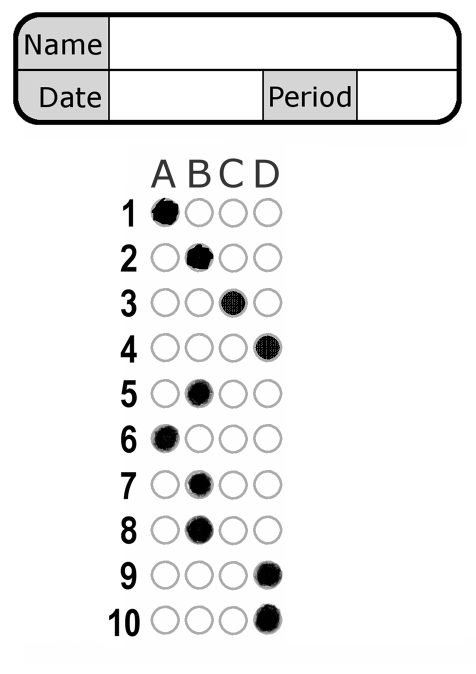
#> input picture screens/omrSheet2F.png, 952 x 1348 px (shown at 1/2 size)
$ jupyter execute OMRSheet.ipynb
#> lines starting #> are read from the running program, lines starting #| are printed output that depends on the picture; after the words box and inside, x2 and y2 are one past the last pixel; in counts of white or black regions, pixels touching at a corner belong together
# OMR SHEET Evauation

[cell 1]
import cv2
import numpy as np

# Load image as greyscale
image = cv2.imread('screens/omrSheet2F.png',0)
#> image is the input picture: shape (1348, 952); min 0, max 255, mean 238.4
# Load image orginal
imageOrginal = cv2.imread('screens/omrSheet2F.png')

#show image
cv2.imshow('Original (GrayScale)', image)
#wait till any key press
cv2.waitKey(0)
#close all image screen
cv2.destroyAllWindows()

[cell 2]
# Scale image if required
'''
image = cv2.resize(image, None, fx=2, fy=2, interpolation = cv2.INTER_CUBIC)
imageOrginal = cv2.resize(imageOrginal, None, fx=2, fy=2, interpolation = cv2.INTER_CUBIC)

cv2.imshow('Scaling (Interpolation)', image)
cv2.waitKey(0)
cv2.destroyAllWindows()
'''

[cell 3]
# GaussianBlur to remove image
blur = cv2.GaussianBlur(image.copy(), (5,5), 0)
cv2.imshow('Gaussian Blurring', blur)
cv2.waitKey(0)
cv2.destroyAllWindows()

[cell 4]
# Values below 225 goes to 0 (black), everything above goes to 255 (white)
ret,thresh = cv2.threshold(blur, 225, 255, cv2.THRESH_BINARY)
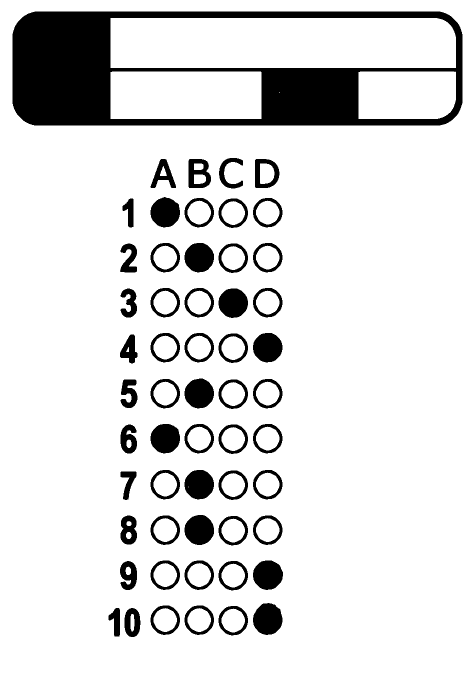
#> thresh: shape (1348, 952) (shown at 1/2 size); 87.2% white; 56 black regions, largest, box (x1, y1, x2, y2) and area: (25, 23, 925, 251) 87296, (506, 1206, 565, 1270) 2919, (369, 1030, 428, 1090) 2771
cv2.imshow('Threshold Binary', thresh)
cv2.waitKey(0)
cv2.destroyAllWindows()

[cell 5]
# Canny Edge Detection
edged = cv2.Canny(blur, 75, 200)
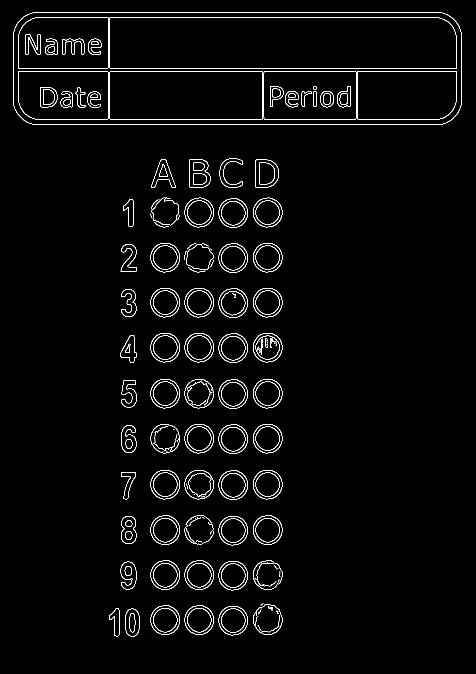
#> edged: shape (1348, 952) (shown at 1/2 size); 2.3% white in thin lines or dots, all inside (x1, y1, x2, y2) = (26, 24, 924, 1273)
cv2.imshow('Canny', edged)
cv2.waitKey(0)
cv2.destroyAllWindows()

[cell 6]
# This will find out the OMR as a whole
# Find contours and print how many were found
contours, hierarchy = cv2.findContours(thresh.copy(), cv2.RETR_EXTERNAL, cv2.CHAIN_APPROX_NONE)
#> contours = 1 contour; box (x1, y1, x2, y2) and area: (0, 0, 952, 1348) 1280997
print ("Number of contours = ", len(contours))
#| Number of contours =  1

contours = sorted(contours, key=cv2.contourArea, reverse=True)

[cell 7]
img = imageOrginal.copy()
sheetContour = None

#finding Rectangular Contour(Rectangular Sheet OMR)
for cnt in contours:

    # Get approximate polygons
    approx = cv2.approxPolyDP(cnt, 0.02*cv2.arcLength(cnt,True),True)

    if len(approx) == 4:    #if 4 dimentions means it will be rectangle
        sheetContour = cnt
        # determine the most extreme points along the contour
        extTopLeft  = (approx[0][0][0], approx[0][0][1])
        extBotLeft  = (approx[1][0][0], approx[1][0][1])
        extBotRight = (approx[2][0][0], approx[2][0][1])
        extTopRight = (approx[3][0][0], approx[3][0][1])
        break
#> this loop made 1 pass
#> (extTopLeft, extBotLeft, extBotRight, extTopRight) on pass 1: ((0, 0), (0, 1347), (951, 1347), (951, 0))

[cell 8]
# draw the outline of the object, then draw each of the
# extreme points
cv2.drawContours(img, [sheetContour], -1, (0, 255, 255), 2)
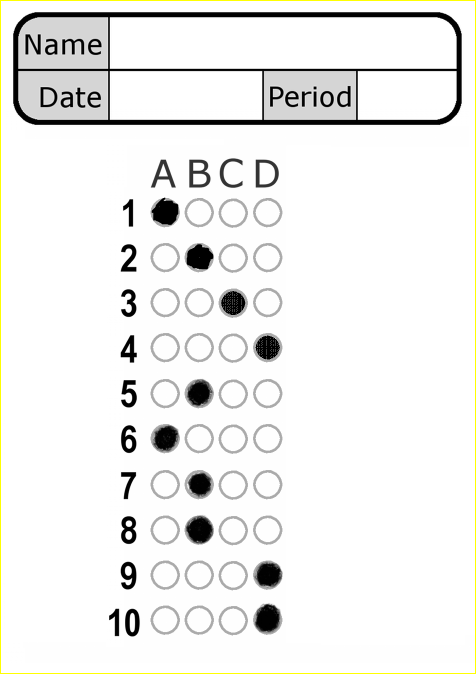
#> img: shape (1348, 952, 3) (shown at 1/2 size); 0.72% of pixels changed, all inside (x1, y1, x2, y2) = (0, 0, 952, 1348)
cv2.circle(img, extTopLeft, 20, (120, 120, 255), -1)
#> img: shape (1348, 952, 3); 0.03% of pixels changed, all inside (x1, y1, x2, y2) = (0, 0, 21, 21)
cv2.circle(img, extBotLeft,20, (65, 255, 120), -1)
#> img: shape (1348, 952, 3); mean B, G, R 236.5, 238.3, 238.3
cv2.circle(img, extBotRight, 20, (255, 90, 180), -1)
#> img: shape (1348, 952, 3); mean B, G, R 236.5, 238.3, 238.3
cv2.circle(img, extTopRight, 20, (255, 255, 0), -1)
#> img: shape (1348, 952, 3); mean B, G, R 236.5, 238.3, 238.2

# show the output image
cv2.imshow("Rectangular Contour(Rectangular Sheet OMR)", img)
cv2.waitKey(0)
cv2.destroyAllWindows()

#extTopLeft, extTopRight, extBotLeft, extBotRight
#extTopLeft, extBotLeft, extBotRight, extTopRight

[cell 9]
cv2.imshow('Original', image)
cv2.waitKey(0)

# Cordinates of the 4 corners of the original image
points_A = np.float32([extTopLeft, extTopRight, extBotLeft, extBotRight])
#> points_A = [[0, 0], [951, 0], [0, 1347], [951, 1347]]

# Cordinates of the 4 corners of the desired output
points_B = np.float32([[0,0], [420,0], [0,594], [420,594]])

# compute the Perspective Transformation matrix
matrix = cv2.getPerspectiveTransform(points_A, points_B)
#> matrix = [[0.442, 0, 0], [0, 0.441, 0], [0, 0, 1]]
warpedOrginal = cv2.warpPerspective(imageOrginal, matrix, (420,594))
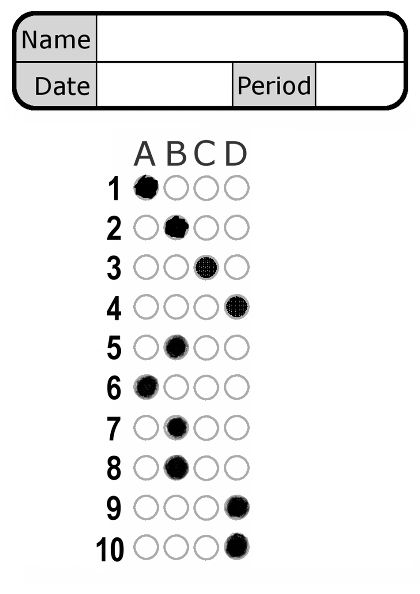
#> warpedOrginal: shape (594, 420, 3); min 0, max 255, mean 238.3
warped = cv2.warpPerspective(image, matrix, (420,594))

cv2.imshow('warpPerspective', warpedOrginal)
cv2.waitKey(0)
cv2.destroyAllWindows()

[cell 10]
# Use erosion if required
'''# Let's define our kernel size
kernel = np.ones((5,5), np.uint8)

# Now we erode
erosion = cv2.erode(warped.copy(), kernel, iterations = 1)
cv2.imshow('Erosion', erosion)
cv2.waitKey(0)
'''
# if not using erosion then just copy above value
erosion = warped.copy()

#use second argument as per requirement or accoring to document B/w ratio
_,warpedThresh = cv2.threshold(erosion.copy(), 250, 255,cv2.THRESH_BINARY_INV )
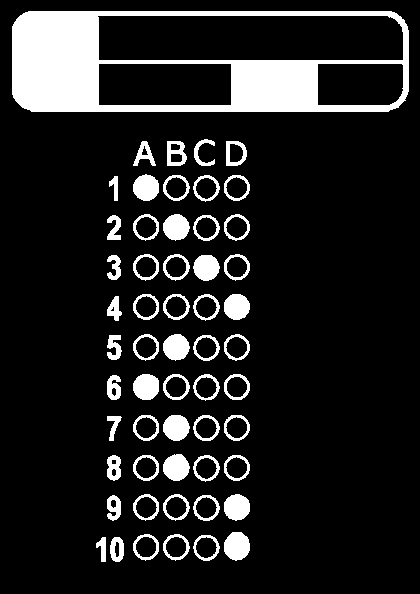
#> warpedThresh: shape (594, 420); 13.2% white; 56 white regions, largest, box (x1, y1, x2, y2) and area: (12, 11, 409, 112) 17502, (224, 532, 250, 561) 590, (163, 454, 190, 481) 555
cv2.imshow('Threshold Binary', warpedThresh)
cv2.waitKey(0)
cv2.destroyAllWindows()

# Canny Edge Detection
warpedEdged = cv2.Canny(warpedThresh.copy(), 75, 200)
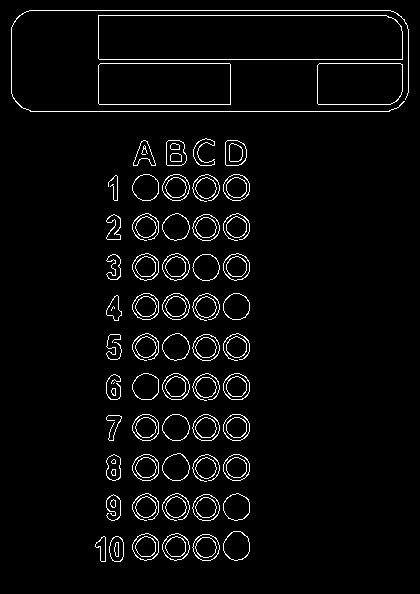
#> warpedEdged: shape (594, 420); 3.7% white in thin lines or dots, all inside (x1, y1, x2, y2) = (11, 10, 409, 562)
cv2.imshow('Canny', warpedEdged)
cv2.waitKey(0)

cv2.destroyAllWindows()

[cell 11]
# Find contours inside the sheet (Only Focus on circular once with perticular diameter)

contours, hierarchy = cv2.findContours(warpedEdged.copy(), cv2.RETR_EXTERNAL, cv2.CHAIN_APPROX_NONE)
#> contours = 72 contours, 16 with area under 20; largest, box (x1, y1, x2, y2) and area: (98, 15, 403, 60) 13294, (98, 63, 231, 105) 5409, (317, 63, 403, 105) 3426, (223, 531, 250, 561) 596, (162, 453, 190, 481) 559
print ("Total Number of contours = ", len(contours))
#| Total Number of contours =  72


circularCnts = []
for c in contours:
    (x, y, w, h) = cv2.boundingRect(c)
    ar = w / float(h)
    # in order to label the contour as a bubble, region
    # should be sufficiently wide, sufficiently tall, and
    # have an aspect ratio approximately equal to 1
    if w >= 25 and h >= 25 and ar >= 0.8 and ar <= 1.2:
        circularCnts.append(c)
#> this loop made 72 passes
#> (x, y, w, h, ar) on passes 1 to 12: (109, 536, 15, 26, 0.577), (95, 536, 11, 26, 0.423), (192, 534, 28, 27, 1.04), (162, 533, 28, 28, 1), (132, 533, 27, 28, 0.964), (223, 531, 27, 30, 0.9), (110, 499, 6, 9, 0.667), (165, 496, 22, 22, 1), (135, 496, 22, 22, 1), (192, 494, 28, 27, 1.04), (106, 494, 15, 27, 0.556), (223, 493, 27, 28, 0.964)
#> (c, x, y, w, h, ar) on pass 27: ([[114, 382], [113, 383]], 113, 382, 2, 2, 1)
#> after the loop, circularCnts = 40 contours, 10 with area under 20; largest, box (x1, y1, x2, y2) and area: (223, 531, 250, 561) 596, (162, 453, 190, 481) 559, (162, 333, 190, 361) 553, (162, 253, 190, 281) 553, (132, 373, 159, 400) 552

print ("Circular contours = ", len(circularCnts))
#| Circular contours =  40


target = warped.copy();
for c in circularCnts:
    cv2.drawContours(target, [c], -1, (0,255,255), 3)
#> this loop made 40 passes
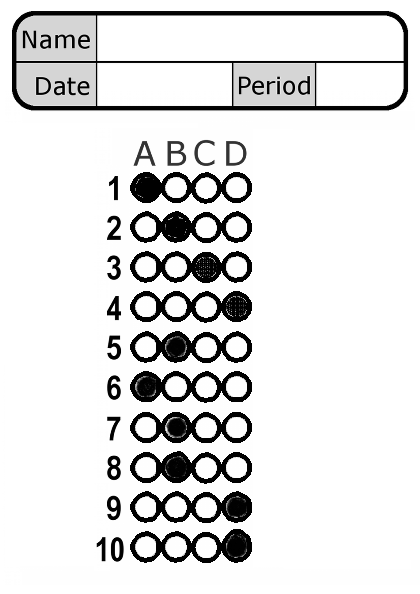
#> target: shape (594, 420); min 0, max 255, mean 225.1

cv2.imshow('circular Contours', target)
cv2.waitKey()
cv2.destroyAllWindows()

[cell 12]
def x_cord_contour(contours):
    #Returns the X cordinate for the contour centroid
    M = cv2.moments(contours)
    return (int(M['m10']/M['m00']))

def y_cord_contour(contours):
    #Returns the Y cordinate for the contour centroid
    M = cv2.moments(contours)
#> M = moments, m00 545, centre m10/m00, m01/m00 = (205.8, 547.1)
    return (int(M['m01']/M['m00']))


# To sort question wise, use y as key first and then
# sort n(no of options) bubble at a time using x as key

contours_top_to_bottom = sorted(circularCnts, key = y_cord_contour, reverse = False)
#> contours_top_to_bottom = 40 contours, 10 with area under 20; largest, box (x1, y1, x2, y2) and area: (223, 531, 250, 561) 596, (162, 453, 190, 481) 559, (162, 253, 190, 281) 553, (162, 333, 190, 361) 553, (132, 373, 159, 400) 552

[cell 13]
Quiz = warpedOrginal.copy()
ANSWER_KEY = {0: 1, 1: 2, 2: 0, 3: 3, 4: 1, 5: 1, 6: 2, 7: 0, 8: 3, 9: 1}

[cell 14]
correct = 0
# each question has 4 possible answers, to loop over the
# question in batches of 4
for (q, i) in enumerate(np.arange(0, len(contours_top_to_bottom), 4)):
    # sort the contours for the current question from
    # left to right, then initialize the index of the bubbled answer

    cnts = sorted(contours_top_to_bottom[i:i + 4], key = x_cord_contour, reverse = False)
    bubbled = None

    # loop over the sorted contours
    for (j, c) in enumerate(cnts):
        # construct a mask that reveals only the current
        # "bubble" for the question
        mask = np.zeros(warpedThresh.shape, dtype="uint8")
        cv2.drawContours(mask, [c], -1, 255, -1)
        # apply the mask to the thresholded image, then
        # count the number of non-zero pixels in the bubble area
        mask = cv2.bitwise_and(warpedThresh, warpedThresh, mask=mask)

        #cv2.drawContours(mask, [c], -1, 255, -1)
        #cv2.imshow('Outputly', warpedThresh)
        #cv2.imshow('Output', mask)
        cv2.waitKey()
        cv2.destroyAllWindows()


        total = cv2.countNonZero(mask)
        #print(total)
        # if the current total has a larger number of total
        # non-zero pixels, then we are examining the currently bubbled-in answer
        if bubbled is None or total > bubbled[0]:
            bubbled = (total, j)
        # initialize the contour color and the index of the

    color = (0, 0, 255)
    k = ANSWER_KEY[q]   #ans of this ques
    #print(q)
    #print(k)
    # check to see if the bubbled answer is correct
    if k == bubbled[1]:
        color = (0, 255, 0)
        correct += 1
    # draw the outline of the correct answer on the test
    cv2.drawContours(Quiz, [cnts[k]], -1, color, 3)
#> this loop made 10 passes
#> (i, color, k) on passes 1 to 10: (0, (0, 0, 255), 1), (4, (0, 0, 255), 2), (8, (0, 0, 255), 0), (12, (0, 255, 0), 3), (16, (0, 255, 0), 1), (20, (0, 0, 255), 1), (24, (0, 0, 255), 2), (28, (0, 0, 255), 0), (32, (0, 255, 0), 3), (36, (0, 0, 255), 1)
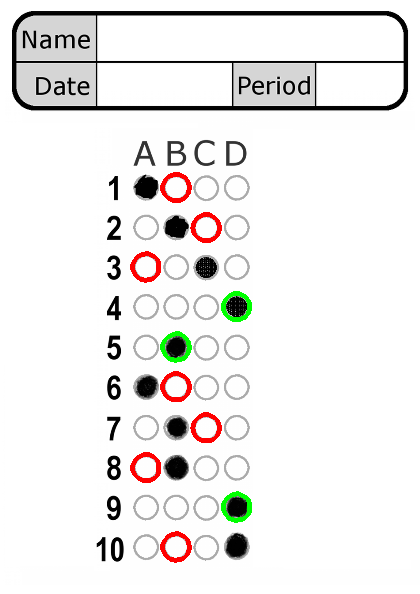
#> Quiz: shape (594, 420, 3); 1.51% of pixels changed, all inside (x1, y1, x2, y2) = (130, 172, 252, 563)
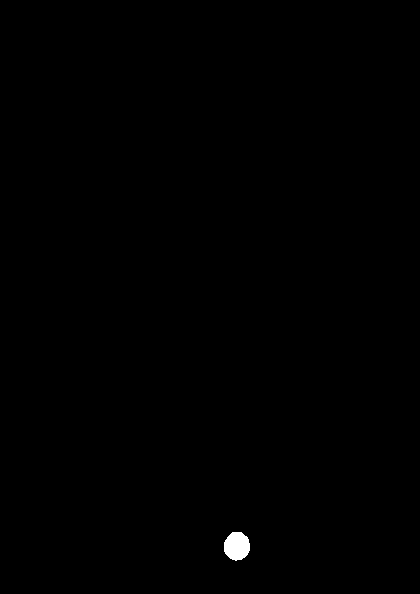
#> mask: shape (594, 420); 0.24% white; 1 white region, box (x1, y1, x2, y2) and area: (224, 532, 250, 561) 590
#> after the loop, correct = 3

[cell 15]
# grab the test taker
score = (correct / 10.0) * 100
#> score = 30
print("Percentage: {:.2f}%".format(score))
#| Percentage: 30.00%
cv2.putText(Quiz, "Percentage: {:.2f}%".format(score), (0, Quiz.shape[1]+160),cv2.FONT_HERSHEY_SIMPLEX, 0.5, (255, 0, 0), 2)
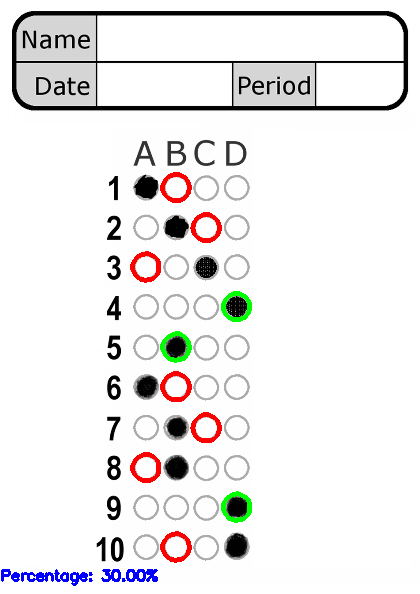
#> Quiz: shape (594, 420, 3); 0.45% of pixels changed, all inside (x1, y1, x2, y2) = (1, 569, 158, 586)
cv2.imshow("Original", image)
cv2.imshow("Quiz", Quiz)
cv2.waitKey(0)
cv2.destroyAllWindows()

$ run again, with screens/rsz_1rsz_1omr4.jpg saved as screens/omrSheet2F.png
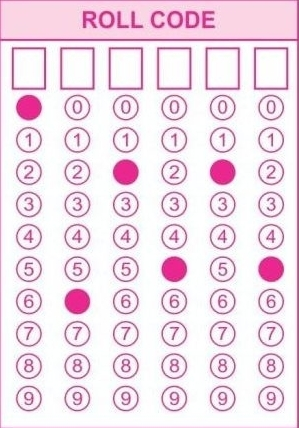
#> input picture screens/rsz_1rsz_1omr4.jpg, 299 x 428 px
#> imageOrginal is the input picture: shape (428, 299, 3); mean B, G, R 234.2, 222.5, 240.4
#> `ret,thresh = cv2.threshold(blur, 225, 255, cv2.THRESH_BINARY)`:
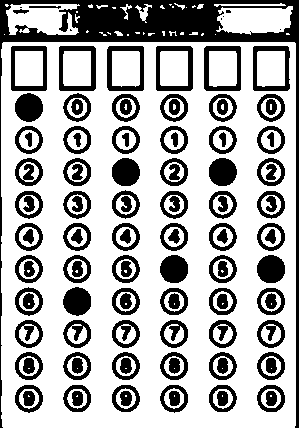
#> thresh: shape (428, 299); 68.3% white; 122 black regions (6 under 20 px), largest, box (x1, y1, x2, y2) and area: (0, 0, 299, 428) 10132, (59, 46, 96, 91) 682, (156, 46, 193, 91) 679
#> edged: shape (428, 299); 13% white in thin lines or dots
#> `contours, hierarchy = cv2.findContours(thresh.copy(), cv2.RETR_EXTERNA..`: contours = 35 contours, 29 with area under 20; largest, box (x1, y1, x2, y2) and area: (1, 42, 296, 428) 113063, (216, 6, 293, 35) 1624, (6, 4, 80, 35) 1568, (135, 4, 152, 23) 82, (214, 3, 286, 7) 72, (120, 4, 132, 20) 30
#| Number of contours =  35
#> the loop `for cnt in contours:` made 1 pass
#> (extTopLeft, extBotLeft, extBotRight, extTopRight) on pass 1: ((3, 42), (2, 426), (294, 427), (295, 43))
#> points_A = [[3, 42], [295, 43], [2, 426], [294, 427]]
#> matrix = [[1.44, 0.00375, -4.47], [-0.0053, 1.55, -64.95], [-5.32e-19, -2.74e-19, 1]]
#> warpedThresh: shape (594, 420); 57.4% white; 491 black regions (468 under 20 px), largest, box (x1, y1, x2, y2) and area: (0, 1, 420, 592) 93962, (368, 14, 404, 65) 1710, (298, 14, 333, 65) 1639
#> warpedEdged: shape (594, 420); 7.5% white in thin lines or dots
#> `contours, hierarchy = cv2.findContours(warpedEdged.copy(), cv2.RETR_EX..`: contours = 1668 contours, 1657 with area under 20; largest, box (x1, y1, x2, y2) and area: (367, 13, 404, 65) 1718, (20, 370, 34, 380) 39, (353, 4, 372, 120) 36, (360, 478, 376, 506) 34, (360, 370, 370, 381) 34
#| Total Number of contours =  1668
#> the loop `for c in contours:` made 1668 passes
#> (x, y, w, h, ar) on passes 2 to 4: (11, 585, 3, 3, 1), (7, 579, 2, 3, 0.667), (301, 575, 3, 3, 1)
#> after the loop `for c in contours:`: circularCnts = []
#| Circular contours =  0
#> after the loop `for (q, i) in enumerate(np.arange(0, len(contours_top_to_bottom), 4)):`: correct = 0
#| Percentage: 0.00%
#> `cv2.putText(Quiz, "Percentage: {:.2f}%".format(score), (0, Quiz.shape[..`:
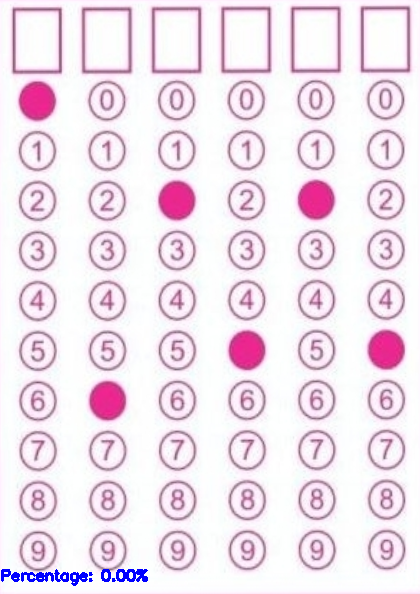
#> Quiz: shape (594, 420, 3); mean B, G, R 236.9, 226, 239.9
